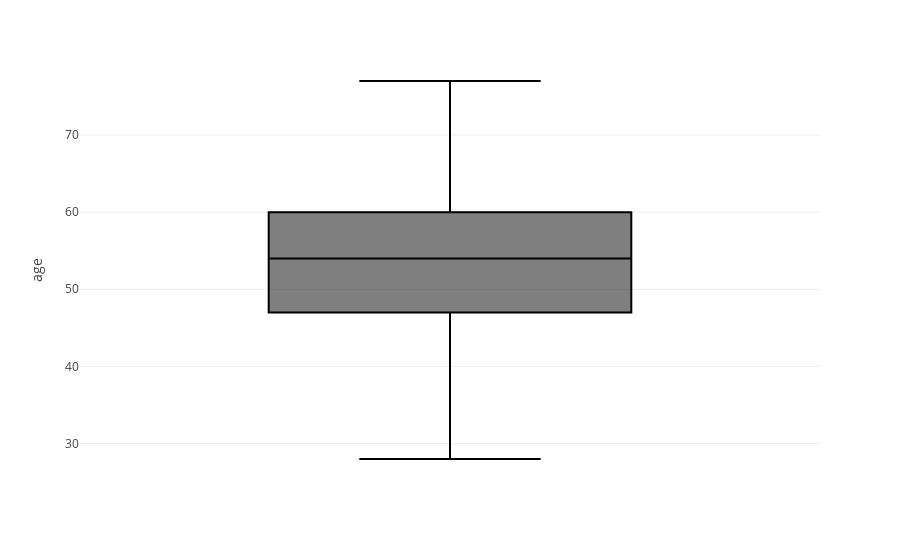
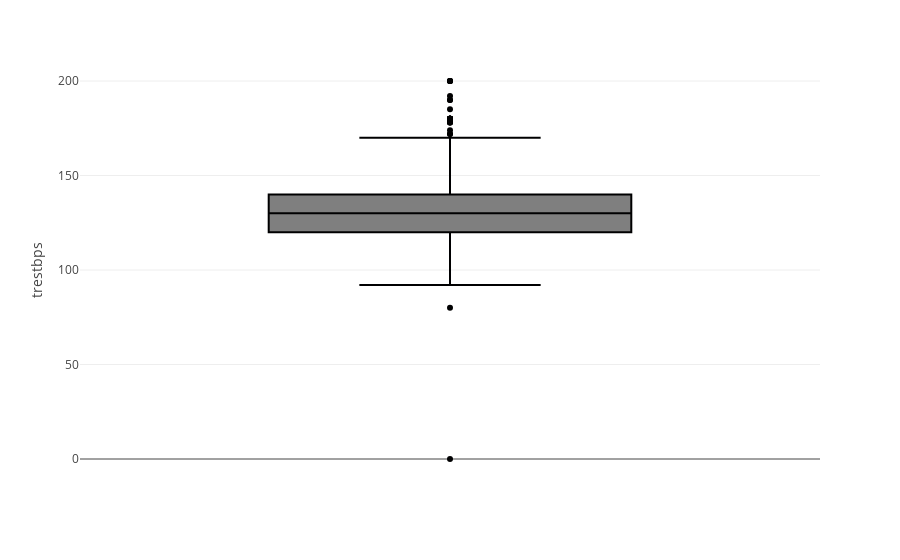
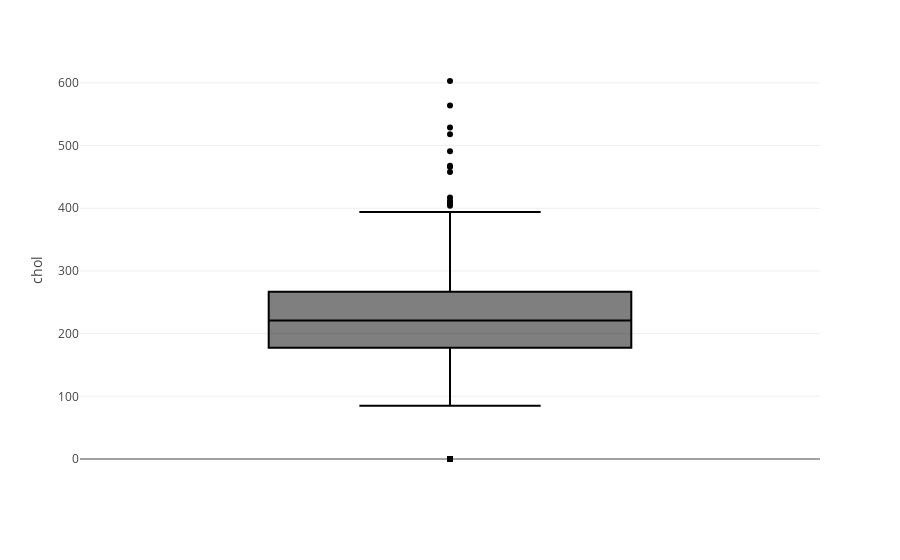
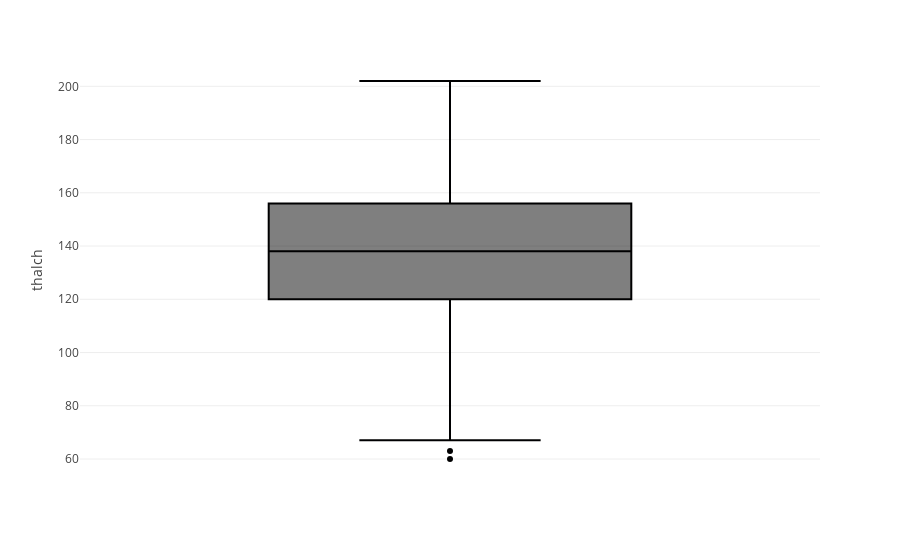

Here is the notebook cell these charts were saved with, in order:
### Code cell
# make box plots of all the numeric columns using for loop and plotly
fig = px.box(data_frame=df, y='age')
fig.show()

fig = px.box(data_frame=df, y='trestbps')
fig.show()

fig = px.box(data_frame=df, y='chol')
fig.show()

fig = px.box(data_frame=df, y='thalch')
fig.show()

fig = px.box(data_frame=df, y='oldpeak')
fig.show()

### Figure 1 — Plotly figure (JSON) as saved in the notebook; plotly's stock layout.template omitted (floating-point values rounded to 4 significant figures; data arrays with more than 128 entries replaced by an {"elided": "..."} marker saying what was removed)
{"data": [{"alignmentgroup": "True", "hovertemplate": "age=%{y}<extra></extra>", "legendgroup": "", "marker": {"color": "#000001"}, "name": "", "notched": false, "offsetgroup": "", "orientation": "v", "showlegend": false, "type": "box", "x0": " ", "xaxis": "x", "y": {"elided": "920 int values"}, "y0": " ", "yaxis": "y"}], "layout": {"boxmode": "group", "legend": {"tracegroupgap": 0}, "margin": {"t": 60}, "xaxis": {"anchor": "y", "domain": [0, 1]}, "yaxis": {"anchor": "x", "domain": [0, 1], "title": {"text": "age"}}}}

### Figure 2 — Plotly figure (JSON) as saved in the notebook; plotly's stock layout.template omitted (floating-point values rounded to 4 significant figures; data arrays with more than 128 entries replaced by an {"elided": "..."} marker saying what was removed)
{"data": [{"alignmentgroup": "True", "hovertemplate": "trestbps=%{y}<extra></extra>", "legendgroup": "", "marker": {"color": "#000001"}, "name": "", "notched": false, "offsetgroup": "", "orientation": "v", "showlegend": false, "type": "box", "x0": " ", "xaxis": "x", "y": {"elided": "920 float values"}, "y0": " ", "yaxis": "y"}], "layout": {"boxmode": "group", "legend": {"tracegroupgap": 0}, "margin": {"t": 60}, "xaxis": {"anchor": "y", "domain": [0, 1]}, "yaxis": {"anchor": "x", "domain": [0, 1], "title": {"text": "trestbps"}}}}

### Figure 3 — Plotly figure (JSON) as saved in the notebook; plotly's stock layout.template omitted (floating-point values rounded to 4 significant figures; data arrays with more than 128 entries replaced by an {"elided": "..."} marker saying what was removed)
{"data": [{"alignmentgroup": "True", "hovertemplate": "chol=%{y}<extra></extra>", "legendgroup": "", "marker": {"color": "#000001"}, "name": "", "notched": false, "offsetgroup": "", "orientation": "v", "showlegend": false, "type": "box", "x0": " ", "xaxis": "x", "y": {"elided": "920 float values"}, "y0": " ", "yaxis": "y"}], "layout": {"boxmode": "group", "legend": {"tracegroupgap": 0}, "margin": {"t": 60}, "xaxis": {"anchor": "y", "domain": [0, 1]}, "yaxis": {"anchor": "x", "domain": [0, 1], "title": {"text": "chol"}}}}

### Figure 4 — Plotly figure (JSON) as saved in the notebook; plotly's stock layout.template omitted (floating-point values rounded to 4 significant figures; data arrays with more than 128 entries replaced by an {"elided": "..."} marker saying what was removed)
{"data": [{"alignmentgroup": "True", "hovertemplate": "thalch=%{y}<extra></extra>", "legendgroup": "", "marker": {"color": "#000001"}, "name": "", "notched": false, "offsetgroup": "", "orientation": "v", "showlegend": false, "type": "box", "x0": " ", "xaxis": "x", "y": {"elided": "920 float values"}, "y0": " ", "yaxis": "y"}], "layout": {"boxmode": "group", "legend": {"tracegroupgap": 0}, "margin": {"t": 60}, "xaxis": {"anchor": "y", "domain": [0, 1]}, "yaxis": {"anchor": "x", "domain": [0, 1], "title": {"text": "thalch"}}}}
